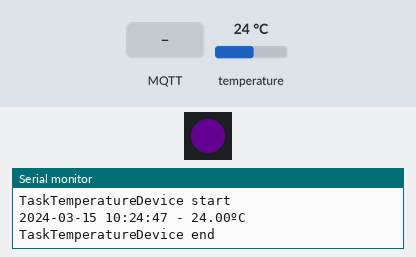
The sketch below on a simulated ESP32. On the bench: 1 RGB LEDs in strip order, left to right, the last lines printed to the serial monitor. Inputs (shaded band) come from the test bench; at power-on: temperature 24 °C. Dim RGB values are drawn brighter than linear; WiFi joins after 1.5 s; servers stay silent unless stated; the local clock reads 2024-03-15 10:24:30 at power-on unless the sketch sets it; no MQTT or app messages arrive unless stated.

Above: at 17.5 s.
17.8 s: MQTT message "xiaozu100000" arrives on the first subscribed topic
At 18.4 s:
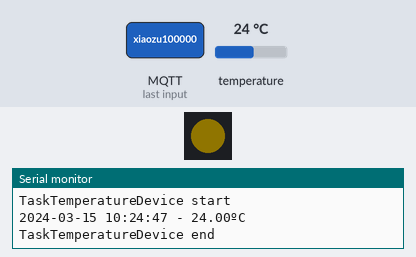
At 20.5 s:
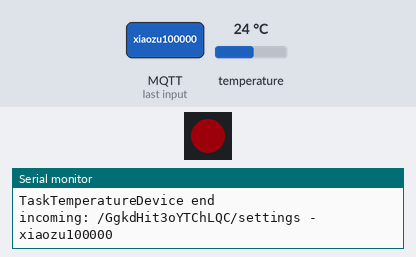
21.3 s: MQTT message "1" arrives on the first subscribed topic
At 21.71 s:
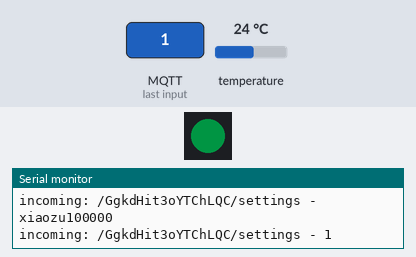
24.8 s: MQTT message "on" arrives on the first subscribed topic
Timing chart, 0 to 34.3 s (numbered marks = the images above; inputs shaded):
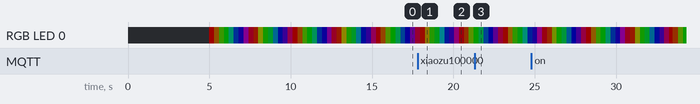

The sketch:

main.ino
```cpp
#include "message-manager.h"
#include "wifi-manager.h"
#include "board-led-manager.h"
#include "temperature-sensor-manager.h"
#include "system-time-manager.h"

void setup() {

  delay(5 * 1000);
  Serial.begin(115200);
  Serial.println("setup");

  BoardLedManager &boardLedManager = BoardLedManager::getInstance();
  boardLedManager.setLightColorLoop();

  WifiManager::startup();

  // setupRebootManager();

  SystemTimeManager systemTimeManager;
  systemTimeManager.setupSystemTime();

  delay(10000);

  // setupTemperatureDevice();
  TemperatureDevice temperatureDevice(4);
  xTaskCreate(temperatureDevice.RunTask, "TaskTemperatureDevice", 2048, &temperatureDevice, 2, NULL);
}

void loop() {
  // temperatureDevice.run();
}
```

board-led-manager.h
```cpp
#ifndef _BOARD_LED_MANAGER_H_
#define _BOARD_LED_MANAGER_H_


#include "Freenove_WS2812_Lib_for_ESP32.h"
#include "utils.h"

#define DEFAULT_LED_COUNT 1
#define DEFAULT_LED_PIN 9
#define DEFAULT_LED_CHANNEL 0

class BoardLedManager {
public:
  // 获取 BoardLedManager 单例
  static BoardLedManager &getInstance() {
    static BoardLedManager instance;
    return instance;
  }

  // 启动 LED 循环颜色变化任务
  void setLightColorLoop() {
    xTaskCreate(
      BoardLedManager::lightColorLoopTask,
      "TaskDefaultLED",
      2048,
      NULL,
      2,
      NULL);
  }

private:
  Freenove_ESP32_WS2812 strip = Freenove_ESP32_WS2812(DEFAULT_LED_COUNT, DEFAULT_LED_PIN, DEFAULT_LED_CHANNEL, TYPE_GRB);

  // 构造函数，设置 LED 初始化参数
  BoardLedManager() {
    strip.begin();
    strip.setBrightness(30);
  }

  // 禁用复制构造函数和赋值操作符
  BoardLedManager(const BoardLedManager &) = delete;
  BoardLedManager(const BoardLedManager &&) = delete;
  BoardLedManager &operator=(const BoardLedManager &) = delete;

  // 启动 LED 颜色循环
  void ligthColorLoopStartUp() {
    strip.setLedColorData(0, strip.Wheel(100));

    for (;;) {
      // 获取设备ID
      uint32_t deviceId = SimpleUtils::getDeviceId();

      for (int j = 0; j < 255; j += 2) {
        for (int i = 0; i < DEFAULT_LED_COUNT; i++) {
          strip.setLedColorData(i, strip.Wheel((i * 256 / DEFAULT_LED_COUNT + j) & 255));
        }

        strip.show();

        delay(20);
      }
    }
  }

  // LED 颜色循环任务
  static void lightColorLoopTask(void *pvParameters) {
    (void)pvParameters;

    BoardLedManager &boardLedManager = BoardLedManager::getInstance();
    boardLedManager.ligthColorLoopStartUp();
  }
};


#endif
```

message-manager.h
```cpp
#ifndef _MESSAGE_MANAGER_H_
#define _MESSAGE_MANAGER_H_

#include <WiFi.h>
#include <MQTT.h>
#include "utils.h"

class MessageManager {
public:
  static MessageManager &getInstance() {
    static MessageManager instance;
    return instance;
  }

  void setWifi(WiFiClient &wifi) {
    mqttClient.begin("broker.emqx.io", wifi);
    connectIfNecessary();
  }

  bool publishMessage(String deviceId, String metricTime, String metricType, float metricValue) {
    String payload = deviceId + "\n0\n" + metricTime + "\n" + metricType + "\n" + String(metricValue, 2);
    return mqttClient.publish("/GgkdHit3oYTChLQC/metrics", payload);
  }

  void loop() {
    mqttClient.loop();
    connectIfNecessary();
  }

private:
  MQTTClient mqttClient;

  MessageManager() {
    initMQTTClient();
    initMessageManagerLoopTask();
  }

  MessageManager(const MessageManager &) = delete;
  MessageManager(const MessageManager &&) = delete;
  MessageManager &operator=(const MessageManager &) = delete;

  void initMQTTClient() {
    Serial.println("MessageManager Object Created");
    mqttClient.onMessage(MessageManager::messageReceived);
  }

  void initMessageManagerLoopTask() {
    xTaskCreate(
      MessageManager::messageManagerLoopTask,
      "messageManagerLoopTask",
      2048,
      NULL,
      2,
      NULL);
  }

  static void messageReceived(String &topic, String &payload) {
    Serial.println("incoming: " + topic + " - " + payload);
    // Do not use the client in the callback to publish, subscribe, or unsubscribe.
    // Instead, change a global variable or push to a queue and handle it in the loop.
  }

  static void messageManagerLoopTask(void *pvParameters) {
    (void)pvParameters;
    for (;;) {
      delay(1000);
      MessageManager &messageManager = MessageManager::getInstance();
      messageManager.loop();
    }
  }

  void connectIfNecessary() {
    if (mqttClient.connected()) {
      return;
    }

    Serial.print("Checking WiFi...");
    while (WiFi.status() != WL_CONNECTED) {
      Serial.print(".");
      delay(1000);
    }

    Serial.println("\nWiFi connected");
    Serial.print("Message client connecting...");

    String deviceId = String(SimpleUtils::getDeviceId());
    char clientID[deviceId.length()];
    strcpy(clientID, deviceId.c_str());

    while (!mqttClient.connect(clientID)) {
      Serial.print(".");
      delay(1000);
    }

    Serial.println("\nMessage client connected!");

    mqttClient.subscribe("/GgkdHit3oYTChLQC/settings");
    mqttClient.subscribe("/GgkdHit3oYTChLQC/" + String(deviceId) + "/settings");
  }
};

#endif
```

reboot-mamager.ino
```cpp
// #include <cstring>

// #define NTP_SERVER "ntp.aliyun.com"
// #define TIME_ZONE_OFFSET_SECONDS 8 * 60 * 60
// #define DAY_LIGHT_OFFSET_SECONDS 0

// void setupRebootManager() {

//   // updateDeviceReboot();

//   xTaskCreate(
//     TaskRebootManager,
//     "TaskRebootManager",  // A name just for humans
//     2048,                 // The stack size can be checked by calling `uxHighWaterMark = uxTaskGetStackHighWaterMark(NULL);`
//     NULL,                 // When no parameter is used, simply pass NULL
//     2,                    // Priority
//     NULL                  // Task handle is not used here - simply pass NULL
//   );
// }

// void TaskRebootManager(void *pvParameters) {  // This is a task.
//   (void)pvParameters;

//   for (;;) {
//     Serial.println("TaskRebootManager start");

//     // deviceInfo();
//     Serial.println("TaskRebootManager end");

//     delay(1000 * 60);
//   }
// }
```

system-time-manager.h
```cpp
#ifndef _SYSTEM_TIME_MANAGER_H_
#define _SYSTEM_TIME_MANAGER_H_

#include <cstring>
#include <WiFi.h>

class SystemTimeManager {
public:
  SystemTimeManager() {
    // Constructor, add any initialization logic here.
  }

  void setupSystemTime() {
    xTaskCreate(
      SystemTimeManager::taskSystemTime,
      "TaskSystemTime",
      2048,
      NULL,
      2,
      NULL
    );
  }

private:
  static void taskSystemTime(void *pvParameters) {
    (void)pvParameters;

    for (;;) {
      Serial.println("TaskSystemTime start");
      configTime(TIME_ZONE_OFFSET_SECONDS, DAY_LIGHT_OFFSET_SECONDS, NTP_SERVER);
      Serial.println("TaskSystemTime end");

      delay(1000 * 60 * 60 * 24);
    }
  }

  static const char* NTP_SERVER;
  static const long TIME_ZONE_OFFSET_SECONDS = 8 * 60 * 60;
  static const long DAY_LIGHT_OFFSET_SECONDS = 0;
};

const char* SystemTimeManager::NTP_SERVER = "ntp.aliyun.com";

#endif
```

temperature-sensor-manager.h
```cpp
#ifndef _TEMPERATURE_SENSOR_MANAGER_H_
#define _TEMPERATURE_SENSOR_MANAGER_H_

#include <Arduino.h>
#include <OneWire.h>
#include <DallasTemperature.h>
#include "utils.h"

class TemperatureSensor {
public:
  TemperatureSensor(OneWire &oneWire)
    : sensors(&oneWire) {
    sensors.begin();
  }

  float readTemperature() {
    sensors.requestTemperatures();
    return sensors.getTempCByIndex(0);
  }

private:
  DallasTemperature sensors;
};

class TemperatureDevice {
public:
  TemperatureDevice(int oneWireBus)
    : oneWire(oneWireBus), temperatureSensor(oneWire) {}

  static void RunTask(void *pvParameters) {
    TemperatureDevice *temperatureDevice = static_cast<TemperatureDevice *>(pvParameters);
    temperatureDevice->run();
  }

  void run() {
    for (;;) {
      Serial.println("TaskTemperatureDevice start");
      uint32_t deviceId = SimpleUtils::getDeviceId();
      float temperature = temperatureSensor.readTemperature();
      char datetime[64];
      SimpleUtils::getCurrentTime(datetime);
      Serial.print(datetime);
      Serial.print(" - ");
      Serial.print(temperature);
      Serial.println("ºC");
      // metricsPost(String(deviceId), datetime, "T", temperature);
      MessageManager &messageManager = MessageManager::getInstance();
      messageManager.publishMessage(String(deviceId), datetime, "T", temperature);
      Serial.println("TaskTemperatureDevice end");
      delay(1000 * 60);
      // delay(1000);
    }
  }

private:
  OneWire oneWire;
  TemperatureSensor temperatureSensor;
};


#endif
```

utils.h
```cpp
#ifndef _SIMPLE_UTILS_H_
#define _SIMPLE_UTILS_H_

class SimpleUtils {
public:
  static void getCurrentTime(char *s) {
    time_t now;
    char strftime_buf[64];
    struct tm timeinfo;

    time(&now);
    // 将时区设置为中国标准时间
    setenv("TZ", "CST-8", 1);
    tzset();

    localtime_r(&now, &timeinfo);
    strftime(strftime_buf, sizeof(strftime_buf), "%F %T", &timeinfo);

    //  Serial.println(&timeinfo, "%F %T"); // 格式化输出

    strcpy(s, strftime_buf);
  }


  static uint32_t getDeviceId() {
    uint32_t chipId = 0;
    for (int i = 0; i < 17; i = i + 8) {
      chipId |= ((ESP.getEfuseMac() >> (40 - i)) & 0xff) << i;
    }

    //  Serial.printf("ESP32 Chip model = %s Rev %d\n", ESP.getChipModel(), ESP.getChipRevision());
    //  Serial.printf("This chip has %d cores\n", ESP.getChipCores());
    // Serial.print("Chip ID: ");
    // Serial.println(chipId);

    return chipId;
  }

private:

};

#endif
```

wifi-manager.h
```cpp
#ifndef _WIFI_MANAGER_H_
#define _WIFI_MANAGER_H_

#include <WiFi.h>
#include <SPI.h>
#include <MQTT.h>

// #define WIFI_SSID "TP-LINK_1755"
// #define WIFI_PASSWORD "1234567890"

// #define WIFI_SSID "rigongyizu"
// #define WIFI_PASSWORD "xiaozu100000"

#define WIFI_SSID "TP-LINK_F65D"
#define WIFI_PASSWORD "lidongpo"

WiFiClient net;

class WifiManager {
public:

  static void startup() {
    // connect to WiFi
    Serial.printf("Connecting to %s ", WIFI_SSID);
    WiFi.begin(WIFI_SSID, WIFI_PASSWORD);
    while (WiFi.status() != WL_CONNECTED) {
      delay(500);
      Serial.print(".");
    }
    Serial.println(" CONNECTED ");
    Serial.println(WiFi.localIP());

    MessageManager &messageManager = MessageManager::getInstance();
    messageManager.setWifi(net);

    // WiFi.disconnect(true);
    // WiFi.mode(WIFI_OFF);
  }

private:
  WifiManager() {}
};

#endif
```
